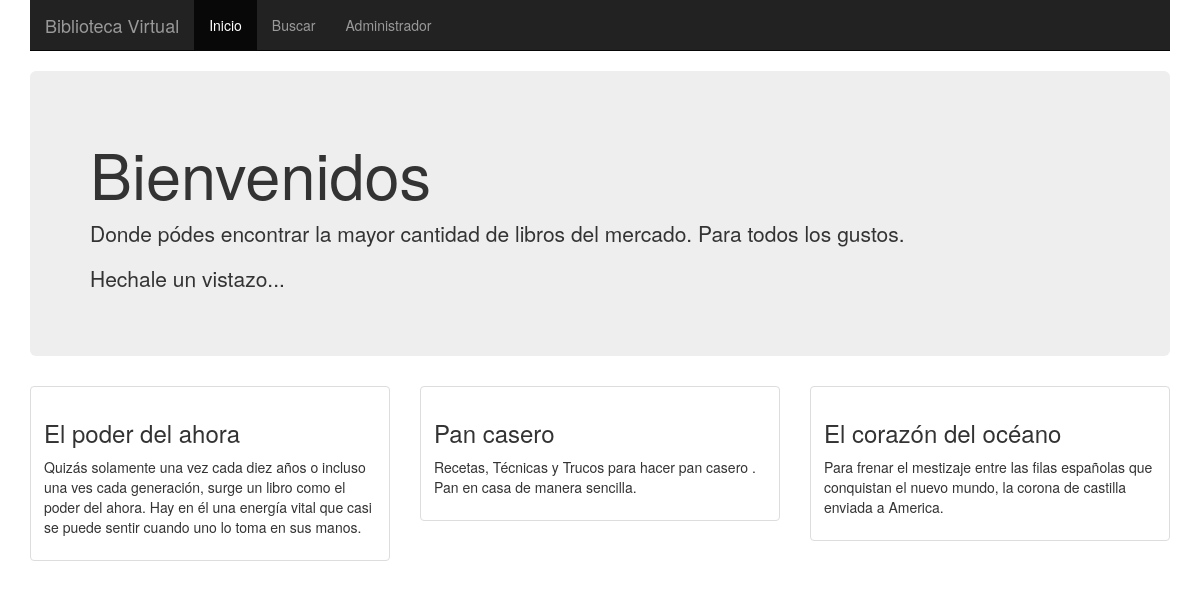
The page / on the database its author committed.
### tables this page shows
CREATE TABLE IF NOT EXISTS `libro` (
  `IdLibro` int(11) NOT NULL AUTO_INCREMENT,
  `Titulo` varchar(60) NOT NULL,
  `IdAutor` int(11) NOT NULL,
  `IdCategoria` int(11) NOT NULL,
  `Descripcion` varchar(400) NOT NULL,
  `IdImagen` int(11) NOT NULL,
  PRIMARY KEY (`IdLibro`)
);

### index.php (the view, shortened to what this page needs)
<!DOCTYPE html PUBLIC "-//W3C//DTD XHTML 1.0 Strict//EN"
"http://www.w3.org/TR/xhtml1/DTD/xhtml1-strict.dtd">
<html  xmlns="http://www.w3.org/1999/xhtml" dir="ltr" lang="en">
  <head>
    <link href="css/bootstrap.min.css" rel="stylesheet">
    <link rel="stylesheet" href="css/bootstrap.css">
  </head>
  <body>
   <div class="navbar-wrapper">
      <div class="container">
        <div class="navbar navbar-inverse navbar-static-top" role="navigation">
          <div class="container">
            <div class="navbar-header">
              <a class="navbar-brand" href="#">Biblioteca Virtual</a>
            </div>
            <div class="navbar-collapse collapse">
              <ul class="nav navbar-nav">
                <li class="active"><a href="index.php">Inicio</a></li>
                <li><a href="Buscar.php">Buscar</a></li>
                <li><a href="administrador/index.php">Administrador</a></li>
              </ul>
            </div>
          </div>
        </div>
      </div>
    </div>
    <div class="container">
      <div class ="jumbotron">
        <h1>Bienvenidos</h1>
        <p>Donde pódes encontrar la mayor cantidad de libros del mercado. Para todos los gustos.</p>
        <p>Hechale un vistazo...</p>
      </div>
      <div class="row">
        <?php
          $sql = "SELECT RAND(3), Titulo, Descripcion, IdLibro
                  FROM libro
                  ORDER BY RAND()
                  LIMIT 3";
          $result = mysql_query($sql);
          while ($row = mysql_fetch_array($result)){
                                          echo '<div class="col-sm-6 col-md-4">';
                                          echo '<div class="thumbnail">';
                                          echo '<div class="caption">';
                                          echo '<h3>'.$row['Titulo'].'</h3>';
                                          echo '<p>'.$row['Descripcion'].'</p>';
                                          echo '</div>';
                                          echo '</div>';
                                          echo '</div>';
                                        }
        ?>
      </div>
    </div>
  </body>
</html>

### rows shown on the page
libro: Titulo "El poder del ahora", Descripcion "Quizás solamente una vez cada diez años o incluso una ves cada generación, surge un libro como el poder del ahora. Hay en él una energía vital que casi se puede sentir cuando uno lo toma en sus manos."
libro: Titulo "Pan casero", Descripcion "Recetas, Técnicas y Trucos para hacer pan casero . Pan en casa de manera sencilla."
libro: Titulo "El corazón del océano", Descripcion "Para frenar el mestizaje entre las filas españolas que conquistan el nuevo mundo, la corona de castilla enviada a America."
